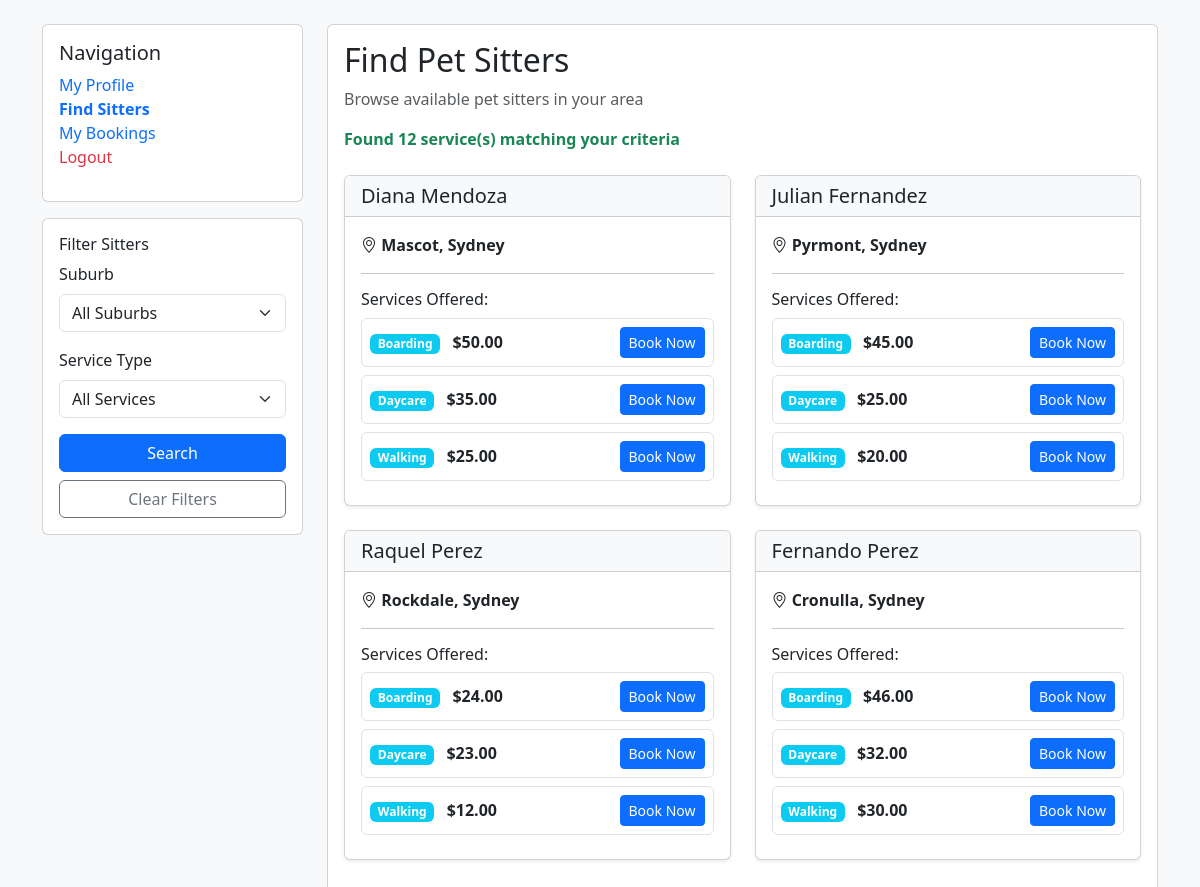
Before: /search with the older database file.
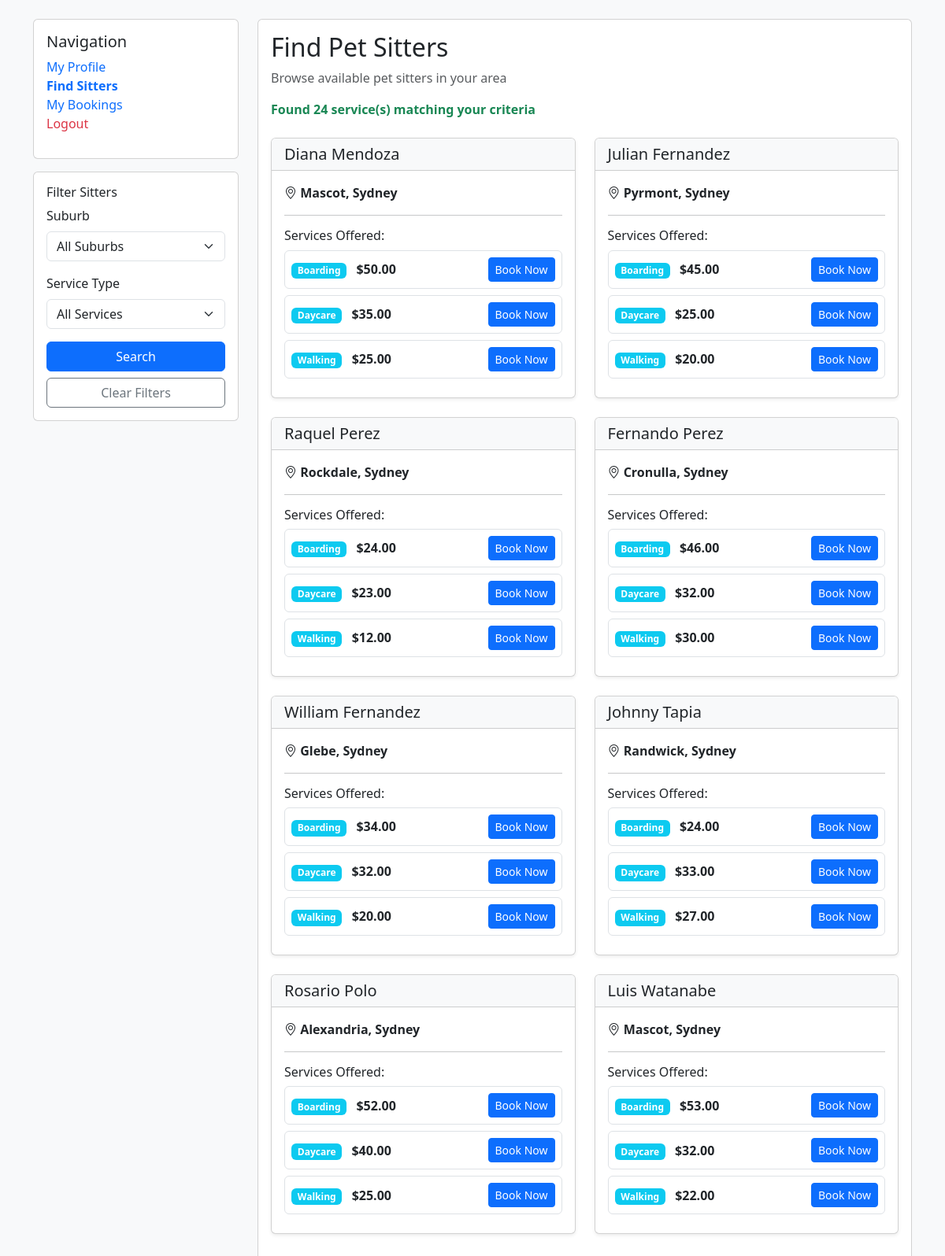
After: the same page with the newer database file.
### database.py (models this page shows, shortened)
class User(db.Model):
    id = db.Column(db.Integer, primary_key=True)
    email = db.Column(db.String(255), unique=True, nullable=False)
    password = db.Column(db.String(255), nullable=False)
    role = db.Column(db.Enum(Role), nullable=False, default=Role.customer)
    created_at = db.Column(db.DateTime, default=datetime.utcnow)
    first_name = db.Column(db.String(100))
    last_name = db.Column(db.String(100))
    phone = db.Column(db.String(20))
    city = db.Column(db.String(100))
    suburb = db.Column(db.String(100))
    created_at = db.Column(db.DateTime, default=datetime.utcnow)
    sitter_services = db.relationship('SitterService', backref='sitter', lazy=True)
    owner_bookings = db.relationship('Booking', foreign_keys='Booking.owner_id', backref='owner', lazy=True)
    sitter_bookings = db.relationship('Booking', foreign_keys='Booking.sitter_id', backref='sitter', lazy=True)

class SitterService(db.Model):
    id = db.Column(db.Integer, primary_key=True)
    sitter_id = db.Column(db.Integer, db.ForeignKey('user.id'), nullable=False)
    service_type = db.Column(db.Enum(ServiceType), nullable=False)
    fixed_rate = db.Column(db.Float, nullable=False)  # Fixed price for this service
    description = db.Column(db.Text)
    is_active = db.Column(db.Boolean, default=True)
    created_at = db.Column(db.DateTime, default=datetime.utcnow)
    updated_at = db.Column(db.DateTime, default=datetime.utcnow, onupdate=datetime.utcnow)
    bookings = db.relationship('Booking', backref='service', lazy=True)

### main.py (the view)
@app.route("/search")
def search():
    suburb = request.args.get("suburb", "")
    service_type = request.args.get("service_type", "")
    query = SitterService.query.join(User).filter(
        SitterService.is_active == True,
        User.first_name.isnot(None)  # Only show sitters who completed profile
    )
    if suburb:
        query = query.filter(User.suburb == suburb)
    if service_type:
        query = query.filter(SitterService.service_type == ServiceType(service_type))
    sitter_services = query.all()
    return render_template("search.html",
                         sitter_services=sitter_services,
                         suburb=suburb,
                         service_type=service_type,
                         suburbs=SYDNEY_SUBURBS)

### templates/search.html (shortened to what this page needs)
<!DOCTYPE html>
<html lang="en">
<head>
    <link href="https://cdn.jsdelivr.net/npm/bootstrap@5.3.2/dist/css/bootstrap.min.css" rel="stylesheet">
</head>
<body class="bg-light">
    <div class="container mt-4">
        <div class="row">
            <div class="col-md-3">
                <div class="card">
                    <div class="card-body">
                        <h5 class="card-title">Navigation</h5>
                        <ul class="list-unstyled">
                            <li><a href="{{ url_for('owner_dashboard') }}" class="text-decoration-none">My Profile</a></li>
                            <li><a href="{{ url_for('search') }}" class="text-decoration-none fw-bold">Find Sitters</a></li>
                            <li><a href="{{ url_for('owner_bookings') }}" class="text-decoration-none">My Bookings</a></li>
                            <li><a href="{{ url_for('login') }}" class="text-decoration-none text-danger">Logout</a></li>
                        </ul>
                    </div>
                </div>
                <div class="card mt-3">
                    <div class="card-body">
                        <h6 class="card-title">Filter Sitters</h6>
                        <form method="GET" action="{{ url_for('search') }}">
                            <div class="mb-3">
                                <label for="suburb" class="form-label">Suburb</label>
                                <select name="suburb" id="suburb" class="form-select">
                                    <option value="">All Suburbs</option>
                                </select>
                            </div>
                            <div class="mb-3">
                                <label for="service_type" class="form-label">Service Type</label>
                                <select name="service_type" id="service_type" class="form-select">
                                    <option value="">All Services</option>
                                </select>
                            </div>
                            <button type="submit" class="btn btn-primary w-100">Search</button>
                            <a href="{{ url_for('search') }}" class="btn btn-outline-secondary w-100 mt-2">Clear Filters</a>
                        </form>
                    </div>
                </div>
            </div>
            <div class="col-md-9">
                <div class="card">
                    <div class="card-body">
                        <h2 class="card-title">Find Pet Sitters</h2>
                        <p class="text-muted">Browse available pet sitters in your area</p>
                        {% if sitter_services %}
                            <p class="text-success mb-4">
                                <strong>Found {{ sitter_services|length }} service(s) matching your criteria</strong>
                            </p>
                        {% endif %}
                        <div class="row">
                            {% if sitter_services %}
                                {% set sitters_dict = {} %}
                                {% for sitter_id, sitter_data in sitters_dict.items() %}
                                <div class="col-md-6 mb-4">
                                    <div class="card h-100 shadow-sm">
                                        <div class="card-header bg-light">
                                            <h5 class="card-title mb-0">{{ sitter_data.sitter.first_name }} {{ sitter_data.sitter.last_name }}</h5>
                                        </div>
                                        <div class="card-body">
                                            <p class="card-text">
                                                <i class="bi bi-geo-alt"></i>
                                                <strong>{{ sitter_data.sitter.suburb }}, {{ sitter_data.sitter.city }}</strong>
                                            </p>
                                            <hr>
                                            <h6>Services Offered:</h6>
                                            <div class="services-list">
                                                {% for service in sitter_data.services %}
                                                <div class="service-item mb-2 p-2 border rounded">
                                                    <div class="d-flex justify-content-between align-items-center">
                                                        <div>
                                                            {% if service.service_type.value == 'boarding' %}
                                                                <span class="badge bg-info">Boarding</span>
                                                            {% elif service.service_type.value == 'daycare' %}
                                                                <span class="badge bg-info"> Daycare</span>
                                                            {% elif service.service_type.value == 'walking' %}
                                                                <span class="badge bg-info"> Walking</span>
                                                            {% endif %}
                                                            <strong class="ms-2">${{ "%.2f"|format(service.fixed_rate) }}</strong>
                                                        </div>
                                                        <a href="{{ url_for('book_service', sitter_id=sitter_data.sitter.id, service_type=service.service_type.value) }}"
                                                           class="btn btn-primary btn-sm">Book Now</a>
                                                    </div>
                                                </div>
                                                {% endfor %}
                                            </div>
                                        </div>
                                    </div>
                                </div>
                                {% endfor %}
                            {% endif %}
                        </div>
                    </div>
                </div>
            </div>
        </div>
    </div>
    <link rel="stylesheet" href="https://cdn.jsdelivr.net/npm/bootstrap-icons@1.11.1/font/bootstrap-icons.css">
</body>
</html>

Changed rows visible on the page:
added User: sitter.first_name "William", sitter.last_name "Fernandez", sitter.suburb "Glebe", sitter.city "Sydney"
added SitterService: service_type "Boarding", fixed_rate "34.00", shown under "William"
added SitterService: service_type "Daycare", fixed_rate "32.00", shown under "William"
added SitterService: service_type "Walking", fixed_rate "20.00", shown under "William"
added User: sitter.first_name "Johnny", sitter.last_name "Tapia", sitter.suburb "Randwick", sitter.city "Sydney"
added SitterService: service_type "Boarding", fixed_rate "24.00", shown under "Johnny"
added SitterService: service_type "Daycare", fixed_rate "33.00", shown under "Johnny"
added SitterService: service_type "Walking", fixed_rate "27.00", shown under "Johnny"
added User: sitter.first_name "Rosario", sitter.last_name "Polo", sitter.suburb "Alexandria", sitter.city "Sydney"
added SitterService: service_type "Boarding", fixed_rate "52.00", shown under "Rosario"
added SitterService: service_type "Daycare", fixed_rate "40.00", shown under "Rosario"
added SitterService: service_type "Walking", fixed_rate "25.00", shown under "Rosario"
added User: sitter.first_name "Luis", sitter.last_name "Watanabe", sitter.suburb "Mascot", sitter.city "Sydney"
added SitterService: service_type "Boarding", fixed_rate "53.00", shown under "Luis"
added SitterService: service_type "Daycare", fixed_rate "32.00", shown under "Luis"
added SitterService: service_type "Walking", fixed_rate "22.00", shown under "Luis"
Other visible differences:
{{ sitter_services|length }}: "12" → "24"
new list line: ", Services Offered:"
